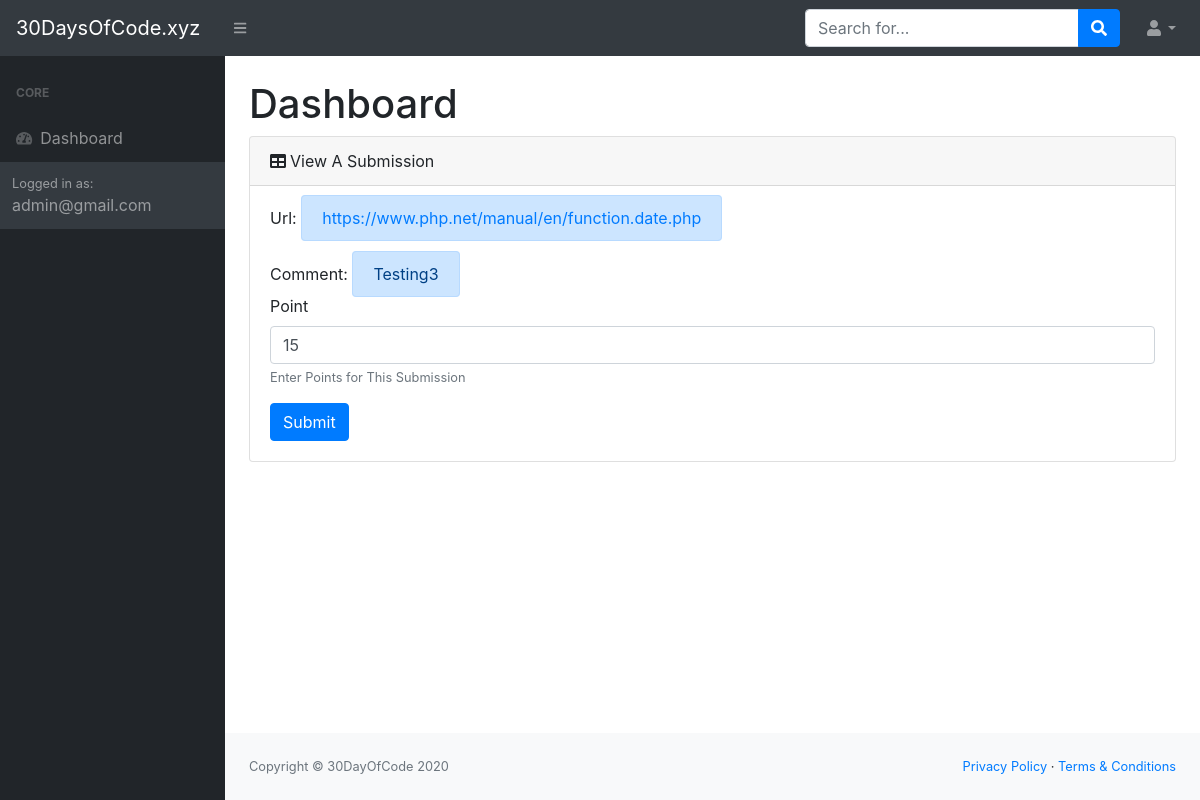
Page /dashboard/admin/view.php?id=6 (signed in) on the committed database.
### tables this page shows
CREATE TABLE IF NOT EXISTS `submissions` (
  `id` int(11) NOT NULL AUTO_INCREMENT,
  `user` varchar(50) NOT NULL,
  `url` varchar(225) NOT NULL,
  `comments` text,
  `points` int(11) NOT NULL DEFAULT '0',
  `sub_date` date NOT NULL,
  PRIMARY KEY (`id`)
);

### dashboard/admin/view.php (the view, shortened to what this page needs)
<?php
require('../../config/session.php');
if(isset( $_SESSION['login_user'])){
    $id = $_GET['id'];
    $sql = "SELECT * FROM submissions WHERE id = '$id'";
    $result = mysqli_query($conn, $sql);
    $count = mysqli_num_rows($result);
?>
<!DOCTYPE html>
<html lang="en">
    <head>
        <link href="../dist/css/styles.css" rel="stylesheet" />
        <link href="https://cdn.datatables.net/1.10.20/css/dataTables.bootstrap4.min.css" rel="stylesheet" />
    </head>
    <body class="sb-nav-fixed">
        <nav class="sb-topnav navbar navbar-expand navbar-dark bg-dark">
            <a class="navbar-brand" href="index.html">30DaysOfCode.xyz</a><button class="btn btn-link btn-sm order-1 order-lg-0" id="sidebarToggle" href="#"><i class="fas fa-bars"></i></button
            >
            <form class="d-none d-md-inline-block form-inline ml-auto mr-0 mr-md-3 my-2 my-md-0">
                <div class="input-group">
                    <input class="form-control" type="text" placeholder="Search for..." aria-label="Search" aria-describedby="basic-addon2" />
                    <div class="input-group-append">
                        <button class="btn btn-primary" type="button"><i class="fas fa-search"></i></button>
                    </div>
                </div>
            </form>
            <ul class="navbar-nav ml-auto ml-md-0">
                <li class="nav-item dropdown">
                    <a class="nav-link dropdown-toggle" id="userDropdown" href="#" role="button" data-toggle="dropdown" aria-haspopup="true" aria-expanded="false"><i class="fas fa-user fa-fw"></i></a>
                </li>
            </ul>
        </nav>
        <div id="layoutSidenav">
            <div id="layoutSidenav_nav">
                <nav class="sb-sidenav accordion sb-sidenav-dark" id="sidenavAccordion">
                    <div class="sb-sidenav-menu">
                        <div class="nav">
                            <div class="sb-sidenav-menu-heading">Core</div>
                            <a class="nav-link" href="index.php"
                                ><div class="sb-nav-link-icon"><i class="fas fa-tachometer-alt"></i></div>
                                Dashboard</a
                            >
                    <div class="sb-sidenav-footer">
                        <div class="small">Logged in as:</div>
                        <?=$_SESSION['login_user'];?>
                    </div>
                </nav>
            </div>
            <div id="layoutSidenav_content">
                <main>
                    <div class="container-fluid">
                        <h1 class="mt-4">Dashboard</h1>
                        <div class="card mb-4">
                            <div class="card-header"><i class="fas fa-table mr-1"></i>View A Submission</div>
                            <div class="card-body">
                            <?php
                                if($count > 0){
                                    while($row = $result->fetch_assoc()) {
                            ?>
                                <form method="POST">
                                    <div class="form-group">
                                    <label for="Url">Url: </label> <span class="alert alert-primary"><a href="<?= $row['url'];?>" target="_blank"><?= $row['url'];?></a></span>
                                    <br><br>
                                    <label for="comments">Comment: </label> <span class="alert alert-primary"><?= $row['comments'];?></span>
                                    <br><label for="point">Point</label>
                                    <input type="number" name="point" class="form-control" id="point" placeholder="Enter Point for This Submissions" value="<?= $row['points'];?>">
                                    <small id="emailHelp" class="form-text text-muted">Enter Points for This Submission</small>
                                    </div>
                                    <button type="submit" class="btn btn-primary" name="submit">Submit</button>
                                </form>
                            <?php
                                }}else{
                                    echo `<p>No Submissions yet</p>`;
                                }
                            ?>
                            </div>
                        </div>
                    </div>
                </main>
                <footer class="py-4 bg-light mt-auto">
                    <div class="container-fluid">
                        <div class="d-flex align-items-center justify-content-between small">
                            <div class="text-muted">Copyright &copy; 30DayOfCode 2020</div>
                            <div>
                                <a href="#">Privacy Policy</a>
                                &middot;
                                <a href="#">Terms &amp; Conditions</a>
                            </div>
                        </div>
                    </div>
                </footer>
            </div>
        </div>
    </body>
</html>
<?php
}else{
    header("location:../../login.php");
}
?>

### rows in the picture
submissions: url "https://www.php.net/manual/en/function.date.php", comments "Testing3", point "15"

### other values in the picture
$_SESSION['login_user'] "admin@gmail.com"
